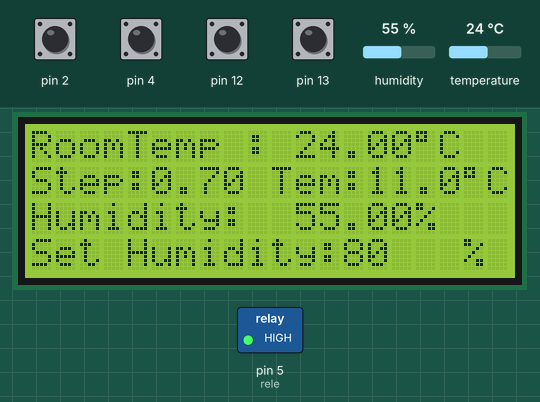
A sketch run on a simulated Arduino Uno, built with avr-gcc and run on an emulated ATmega328P. Shown: 20×4 character LCD, switched loads named in the sketch (green lamp = pin HIGH). The inputs (shaded band) are chosen by the test bench; at power-on: pin 2, pin 4, pin 12, pin 13 HIGH, humidity 55 %, temperature 24 °C.

Above: at 6.3 s.
6.4 s: humidity set to 22 %
At 7.25 s:
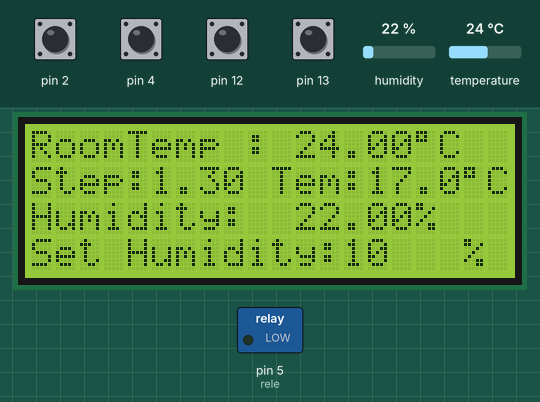
9.4 s: pin 2 pulled LOW for 0.2 s
At 9.76 s:
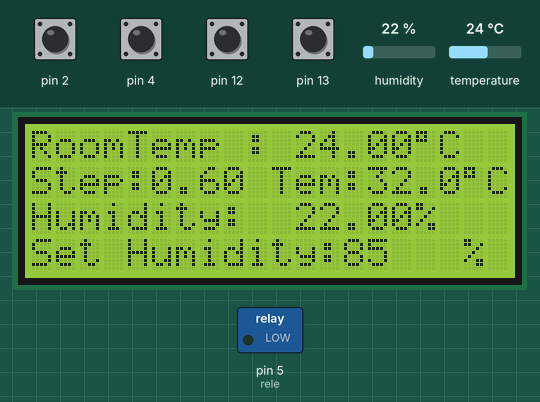
11.1 s: temperature set to 1 °C
At 11.43 s:
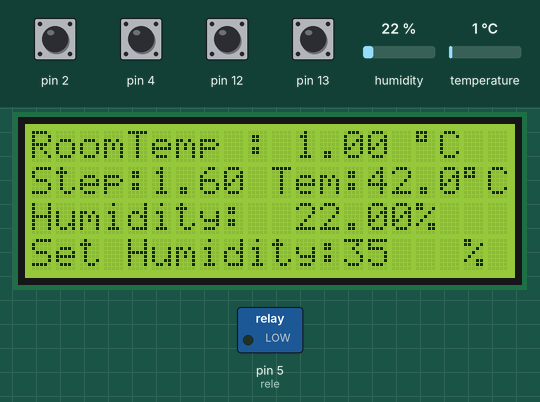
14.1 s: pin 4 pulled LOW for 0.2 s
At 14.42 s:
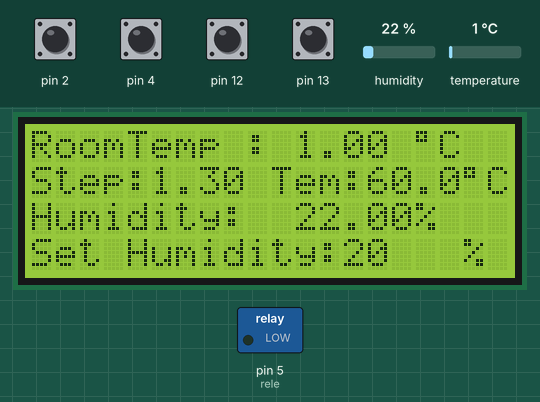
17.3 s: temperature set to 12 °C
At 17.58 s:
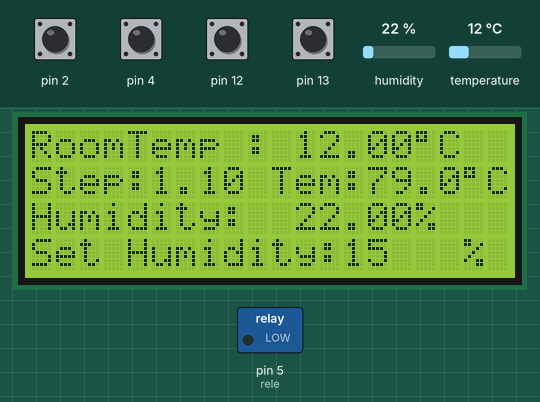
20.3 s: pin 12 pulled LOW for 1 s
At 20.59 s:
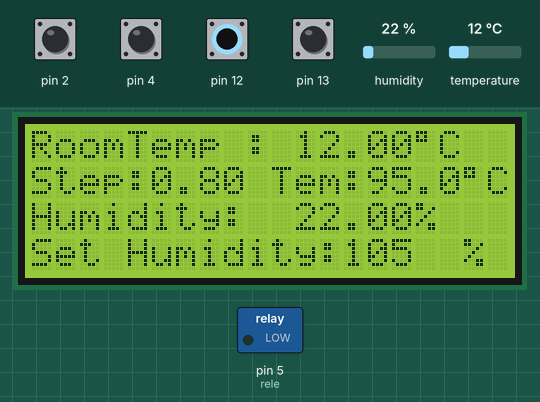
Timing chart, 0 to 23.3 s (numbered marks = the images above; inputs shaded):
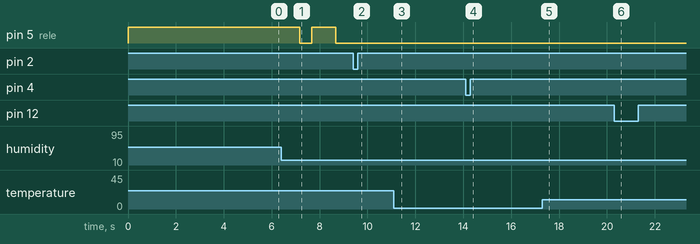

The sketch:

v2.ino
```cpp
//ENGINEER:BETOUNIS IOANNIS

#include <Wire.h>
#include <LiquidCrystal_I2C.h>
LiquidCrystal_I2C lcd(0x27,20,4);  // set the LCD address to 0x27 for a 16 chars and 2 line display
#include <dht.h>

dht DHT;

int rele = 5;
float setsens = 1 - 0.9;
float wrtemp = 5;
int ygrasia = 50;

void setup()
{
  pinMode (2,INPUT_PULLUP);
  pinMode (4,INPUT_PULLUP);
  pinMode (12,INPUT_PULLUP);
  pinMode (13,INPUT_PULLUP);
  pinMode (rele, OUTPUT); //relay pin
  digitalWrite(rele, HIGH);
  lcd.init();
  lcd.begin(20, 4);
  lcd.backlight();
  lcd.setCursor(6,0);
  lcd.print("BETOUNIS");
  lcd.setCursor(6,1);
  lcd.print("ROBOTICS");
  lcd.setCursor(2,2);
  lcd.print("ROOM  THERMOSTAT");
  lcd.setCursor(3,3);
  lcd.print("BEGIN PROGRAMM");
  delay(5000);
}
void loop()
{
  int tempstep = digitalRead(2);
  int hmstep = digitalRead(4);
  int thermsyn = digitalRead(12);
  int thermplin = digitalRead(13);
  float readDHT = DHT.read11(8);
  float ther = DHT.temperature; // for correction
  float ygr = DHT.humidity; // for correction

    if (setsens > 2.1) setsens = setsens - 2.0;
    else if (tempstep == HIGH) setsens = setsens + 0.1;

    if (ygrasia > 100) ygrasia = ygrasia - 95;
    else if (hmstep == HIGH) ygrasia = ygrasia + 5;

    if (thermsyn == HIGH) wrtemp = wrtemp + 1;
    else if (thermplin == HIGH) wrtemp = wrtemp - 1;

    lcd.begin(20, 4);
    lcd.backlight();
    lcd.setCursor(0,0);
    lcd.print("RoomTemp : ");
    lcd.setCursor(11,0);
    lcd.print(ther);
    lcd.setCursor(16,0);
    lcd.print((char)223);
    lcd.setCursor(17,0);
    lcd.print("C");
    lcd.setCursor(0,1);
    lcd.print("Step:");
    lcd.setCursor(5,1);
    lcd.print(setsens);
    lcd.setCursor(10,1);
    lcd.print("Tem:");
    lcd.setCursor(14,1);
    lcd.print(wrtemp);
    lcd.setCursor(18,1);
    lcd.print((char)223);
    lcd.setCursor(19,1);
    lcd.print("C");
    lcd.setCursor(0,2);
    lcd.print("Humidity: ");
    lcd.setCursor(11,2);
    lcd.print(ygr);
    lcd.setCursor(16,2);
    lcd.print("%");
    lcd.setCursor(0,3);
    lcd.print("Set Humidity:");
    lcd.setCursor(13,3);
    lcd.print(ygrasia);
    lcd.setCursor(18,3);
    lcd.print("%");

    if (ygr > ygrasia) digitalWrite(rele, LOW);
    else if (ther > wrtemp + setsens) digitalWrite(rele, HIGH);
    else if (ther < wrtemp - setsens) digitalWrite(rele, LOW);
    else digitalWrite(rele, HIGH);
}
```
